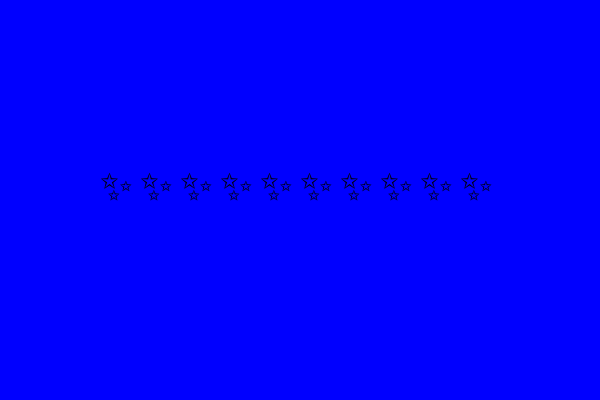
Frame 1 (no input)
Frame 60 (no input): identical to frame 1, image omitted
Frame 120 (the mouse pressed at the canvas centre since frame 60): identical to frame 1, image omitted

The p5.js sketch that drew this single still picture (run headless with seeded random() and noise() and a simulated clock; from frame 60 on, the mouse is pressed at the canvas centre):

// p5.js sketch
// ── sketch.js

function setup() {
  createCanvas(600, 400);
}

function draw() {
  background(0,0,255);
let jumlahEmote = 10;
let x = 100;
let y = height / 2;
textSize(40);
  for (let i = 0; i < jumlahEmote; i++) {
    text('✨', x , y);
    x += 40
  }
}
